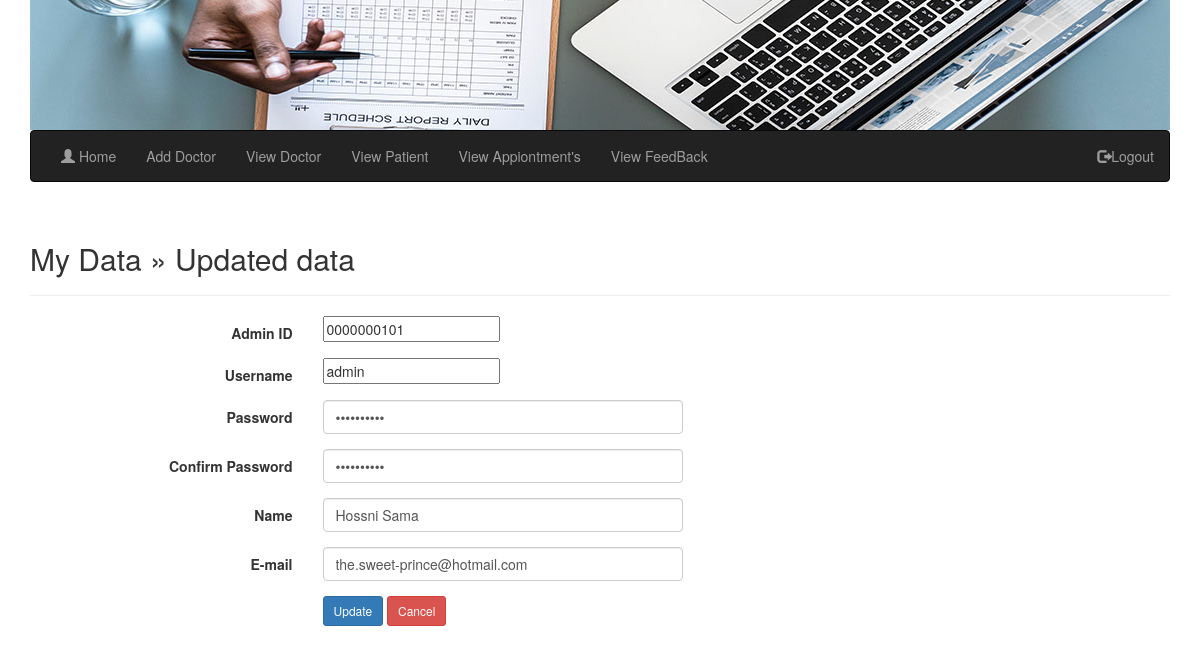
/admin/edit-profile.php (signed in), run on the app's committed database.
### tables this page shows
CREATE TABLE `admin_test` (
  `id_admin` int(10) UNSIGNED ZEROFILL NOT NULL,
  `admin_n` varchar(50) NOT NULL,
  `admin_pass` varchar(20) NOT NULL,
  `Aname` varchar(50) NOT NULL,
  `Aemail` varchar(50) NOT NULL
);

### admin/edit-profile.php (the view, shortened to what this page needs)
<!DOCTYPE html>
<html lang="en">
<head>
    <link rel="stylesheet" href="https://maxcdn.bootstrapcdn.com/bootstrap/3.3.7/css/bootstrap.min.css">
<?php
    $serverName = 'localhost';
    $userName = 'root';
    $userPassword = '';
    $dbName = 'hospital';
    $conn = mysqli_connect($serverName, $userName, $userPassword, $dbName);
    $sql = "SELECT * FROM admin_test WHERE id_admin = '".$_SESSION['id_admin']."' ";
    $objQuery = mysqli_query($conn, $sql);
    $objResult = mysqli_fetch_array($objQuery);
  ?>
<body>
    <div class="container">
       <div class="row">
        <?php include '.../../menuA.php'; ?>
       </div>
<br>
<div class="container">
    <div class="content">
      <h2>My Data &raquo; Updated data</h2>
      <hr />
<form class="form-horizontal" action=".../../edit-confirm.php" method="post">
        <div class="form-group">
          <label class="col-sm-3 control-label">Admin ID</label>
          <div class="col-sm-4">
            <input value="<?php echo $objResult['id_admin']; ?>">
          </div>
        </div>
          <div class="form-group">
          <label class="col-sm-3 control-label"> Username</label>
          <div class="col-sm-4">
            <input  value="<?php echo $objResult['admin_n']; ?>" >
          </div>
         </div>
        <div class="form-group">
          <label class="col-sm-3 control-label">Password</label>
          <div class="col-sm-4">
            <input type="password" name="password" value="<?php echo $objResult['admin_pass']; ?>" class="form-control" placeholder="" required>
          </div>
        </div>
          <div class="form-group">
          <label class="col-sm-3 control-label">Confirm Password</label>
          <div class="col-sm-4">
            <input type="password" name="cpassword" value="<?php echo $objResult['admin_pass']; ?>" class="form-control" placeholder="" required>
          </div>
        </div>
        <div class="form-group">
          <label class="col-sm-3 control-label"> Name</label>
          <div class="col-sm-4">
            <input type="text" name="txtName" value="<?php echo $objResult['Aname']; ?>" class="form-control" placeholder="Name" required>
          </div>
         </div>
         <div class="form-group">
          <label class="col-sm-3 control-label"> E-mail</label>
          <div class="col-sm-4">
            <input type="text" name="txtemail" value="<?php echo $objResult['Aemail']; ?>" class="form-control" placeholder="Name" required>
          </div>
         </div>
        <div class="form-group">
          <label class="col-sm-3 control-label">&nbsp;</label>
          <div class="col-sm-6">
            <input type="submit" name="save" class="btn btn-sm btn-primary" value="Update">
            <a href="pageA.php" class="btn btn-sm btn-danger">Cancel</a>
          </div>
        </div>
      </form>
    </div>
  </div>
</body>
</html>

### data on the page
admin_test: id_admin "0000000101", admin_n "admin", txtName "Hossni Sama", txtemail "the.sweet-prince@hotmail.com"
